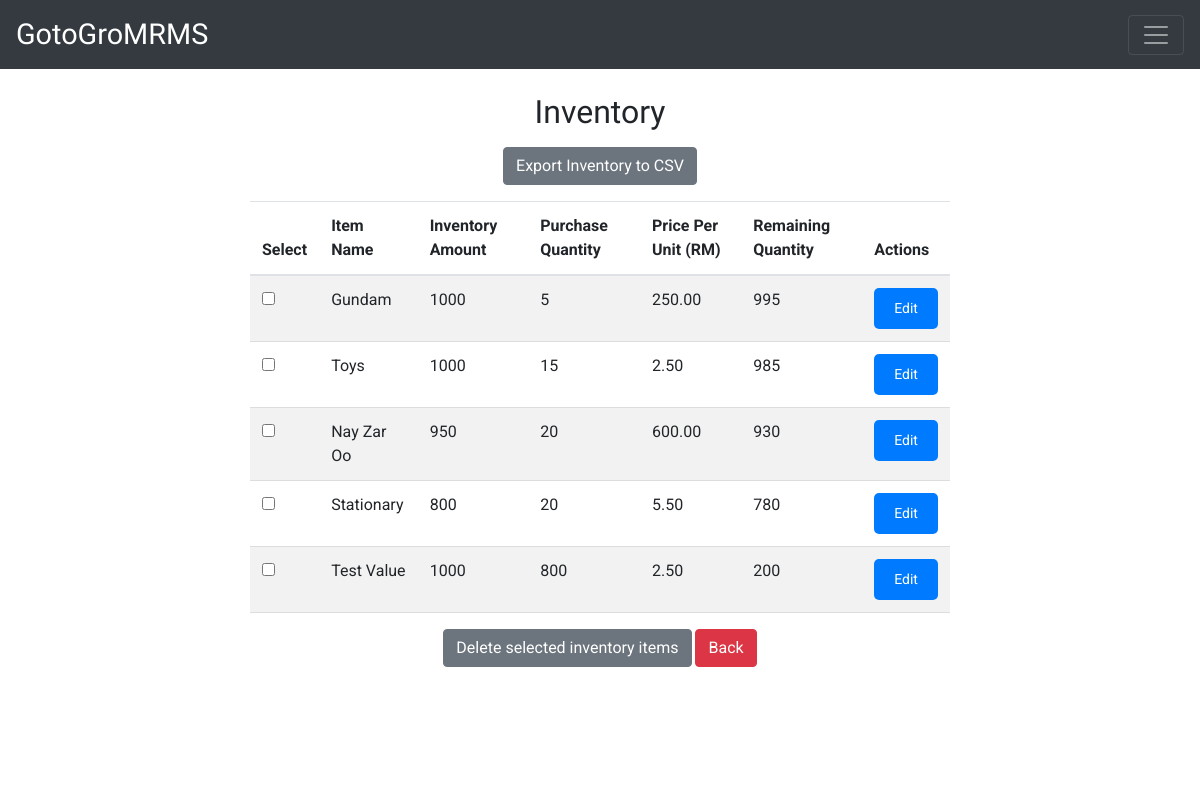
/inventory/ (signed in), run on the app's committed database.
### members/models.py (models this page shows, shortened)
class Inventory(models.Model):
    item_name = models.CharField(max_length=255, unique=True)
    inventory_amount = models.IntegerField(default=1000)
    remaining_quantity = models.IntegerField(default=0)
    recommended_inventory_levels = models.IntegerField(default=0)

### members/views.py (the view)
# urls.py: path('inventory/', member_views.inventory_list, name='inventory_list'),
@login_required
def inventory_list(request):
    inventories = Inventory.objects.all()
    for inventory in inventories:
        total_purchase_quantity = Sale.objects.filter(item_name=inventory.item_name).aggregate(
            total=Sum('purchase_quantity')
        )['total'] or 0 #default to 0 if no sales found
        latest_sale = Sale.objects.filter(item_name = inventory.item_name).order_by('-purchase_date').first()
        price_per_unit = latest_sale.price_per_unit if latest_sale else None
        inventory.total_purchase_quantity = total_purchase_quantity
        inventory.price_per_unit = price_per_unit
        context = {
            'inventories' : inventories
        }
    return render(request, 'members/inventory.html', {'inventories': inventories})

### members/templates/members/inventory.html (shortened to what this page needs)
{% extends "members/base.html" %}
{% block content %}
<div class="container">
    <h2>Inventory</h2>
    {% if request.user.is_superuser%}
    <a href="{% url 'export_inventory' %}" class="btn btn-secondary mb-3">Export Inventory to CSV</a>
    {% endif %}
    <form method="POST" action="{% url 'delete_inventory' %}" onsubmit="return confirm('Are you sure you want to delete the selected inventory items?')">
        <table class="table table-striped">
            <thead>
                <tr>
                    <th>Select</th>
                    <th>Item Name</th>
                    <th>Inventory Amount</th>
                    <th>Purchase Quantity</th>
                    <th>Price Per Unit (RM)</th>
                    <th>Remaining Quantity</th>
                    <th>Actions</th>
                </tr>
            </thead>
            <tbody>
                {% for inventory in inventories %}
                <tr>
                    <td>
                        <input type="checkbox" name="inventories" value="{{ inventory.id }}">
                    </td>
                    <td>{{ inventory.item_name }}</td>
                    <td>{{ inventory.inventory_amount }}</td>
                    <td>{{ inventory.total_purchase_quantity }}</td>
                    <td>{{ inventory.price_per_unit }}</td>
                    <td>{{ inventory.remaining_quantity }}</td>
                    <td>
                        <a href="{% url 'update_inventory' inventory.id %}" class="btn btn-sm btn-primary">Edit</a>
                    </td>
                </tr>
                {% empty %}
                <tr>
                    <td colspan="5">No inventory items found.</td>
                </tr>
                {% endfor %}
            </tbody>
        </table>
        <button type="submit" class="btn btn-secondary">Delete selected inventory items</button>
        <a href="{% url 'dashboard' %}" class="btn btn-danger">Back</a>
    </form>
</div>
{% endblock %}

### members/static/css/styles.css (style rules this page uses)
body { font-family: 'Roboto', sans-serif; background-image: url('../images/background.jpg'); background-size: cover; background-position: center; position: relative; margin: 0; padding: 0; height: 100vh; }
.container { position: relative; z-index: 1; text-align: center; }
h1, h2, h3, h4, h5, h6 { font-family: 'Oswald', sans-serif; margin-bottom: 15px; }
h2 { font-size: 2rem; }
th, td { padding: 10px; text-align: left; border-bottom: 1px solid #ddd; }
.btn-primary { background-color: #007bff; border: none; padding: 10px 20px; border-radius: 5px; transition: background-color 0.3s ease; }

### data on the page
Inventory: item_name "Gundam", inventory_amount "1000", total_purchase_quantity "5", price_per_unit "250.00", remaining_quantity "995"
Inventory: item_name "Toys", inventory_amount "1000", total_purchase_quantity "15", price_per_unit "2.50", remaining_quantity "985"
Inventory: item_name "Nay Zar Oo", inventory_amount "950", total_purchase_quantity "20", price_per_unit "600.00", remaining_quantity "930"
Inventory: item_name "Stationary", inventory_amount "800", total_purchase_quantity "20", price_per_unit "5.50", remaining_quantity "780"
Inventory: item_name "Test Value", inventory_amount "1000", total_purchase_quantity "800", price_per_unit "2.50", remaining_quantity "200"
